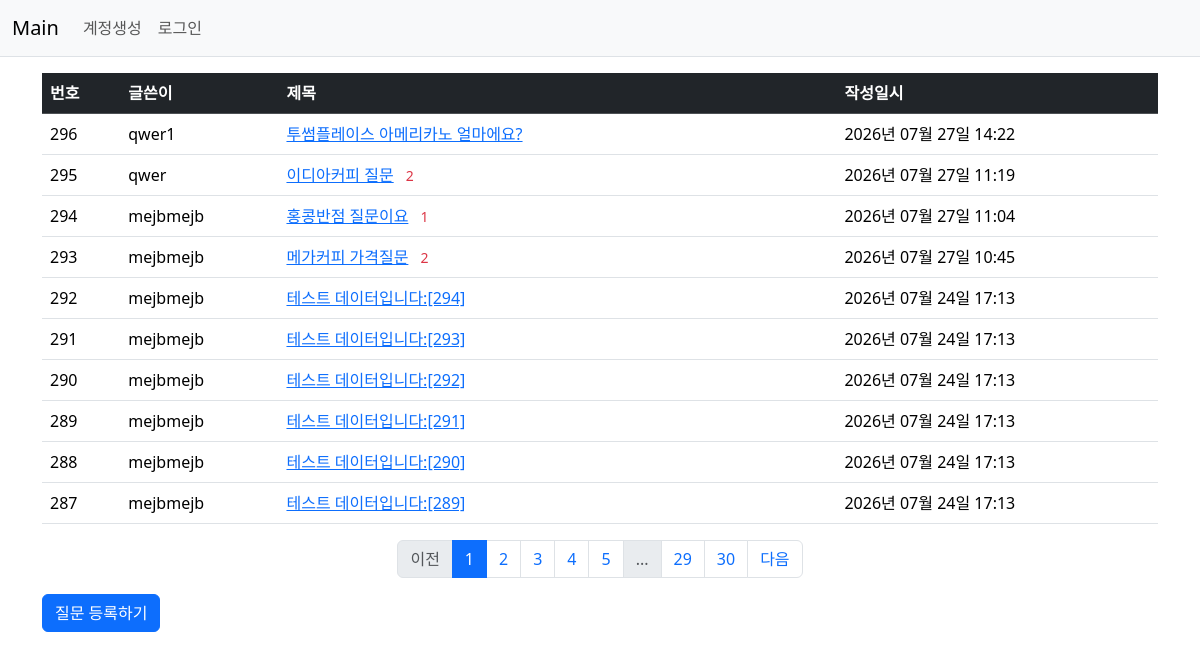
Page /question/list/ on the committed database.
### pybo/models.py (models this page shows, shortened)
class Question(db.Model):
    id = db.Column(db.Integer, primary_key=True)
    subject = db.Column(db.String(max_string), nullable=False) # 200자까지 문자열 제한이 있으며 null을 허용하지 않겠다.
    content = db.Column(db.Text(), nullable=False)
    create_date = db.Column(db.DateTime(), nullable=False) # DateTime을 받아오며 null을 허용하지 않겠다
    user_id = db.Column(db.Integer, db.ForeignKey('user.id', ondelete='CASCADE'), nullable=False)
    user = db.relationship('User', backref=db.backref('question_set'))

class User(db.Model):
    id = db.Column(db.Integer, primary_key=True)
    username = db.Column(db.String(150), unique=True, nullable=False) # unique = True 중복 막겠다
    password = db.Column(db.String(max_string), nullable=False)
    email = db.Column(db.String(120), unique=True, nullable=False)

### pybo/views/question_views.py (the view)
@bp.route('/list/')
def _list(): # URL '/question/list/'로 접근했을 때 실행될 라우트 함수를 정의
    page = request.args.get('page', type=int, default=1)
    question_list = Question.query.order_by(Question.create_date.desc()).paginate(page=page, per_page=per_page_num)
    return render_template('question/question_list.html', question_list=question_list)

### pybo/filter.py (called while the page is built)
def format_datetime(value, fmt='%Y년 %m월 %d일 %H:%M'):
    return value.strftime(fmt)

### pybo/views/auth_views.py (called while the page is built)
@bp.before_app_request
def load_logged_in_user():
    user_id = session.get('user_id')
    if user_id is None:
        g.user = None
    else:
        g.user = User.query.get(user_id)

### pybo/templates/question/question_list.html
{% extends 'base.html' %}
{% block content %}
<div class="container my-3">
    <table class="table">
        <thead>
        <tr class="table-dark">
            <th>번호</th>
            <th>글쓴이</th>
            <th style="width:50%">제목</th>
            <th>작성일시</th>
        </tr>
        </thead>
        <tbody>
        {% if question_list %}
        {% for question in question_list.items %}
        <tr>
            <td>
                {{ question_list.total - ((question_list.page - 1) * question_list.per_page) - loop.index0 }}
            </td>
            <td>
                {{question.user.username}}
            </td>
            <td>
                <a href="{{ url_for('question.detail', question_id=question.id) }}">{{ question.subject }}</a>
                {% if question.answer_set|length > 0 %}
                <span class="text-danger small ms-2">{{ question.answer_set|length }}</span>
                {% endif %}
            </td>
            <td>
                {{ question.create_date|datetime }}
            </td>
        </tr>
        {% endfor %}
        {% else %}
        <tr>
            <td colspan="3">질문이 없습니다.</td>
        </tr>
        {% endif %}
        </tbody>
    </table>
    <ul class="pagination justify-content-center">
        {% if question_list.has_prev %}
        <li class="page-item">
            <a class="page-link" href="?page={{ question_list.prev_num }}">이전</a>
        </li>
        {% else %}
        <li class="page-item disabled">
            <a class="page-link" tabindex="-1" aria-disabled="true" href="#">이전</a>
        </li>
        {% endif %}
        {% for page_num in question_list.iter_pages() %}
            {% if page_num %}
                {% if page_num != question_list.page %}
                <li class="page-item">
                    <a class="page-link" href="?page={{ page_num }}">{{ page_num }}</a>
                </li>
                {% else %}
                <li class="page-item active" aria-current="page">
                    <a class="page-link" href="#">{{ page_num }}</a>
                </li>
                {% endif %}
            {% else %}
                <li class="page-item disabled">
                    <a class="page-link" href="#">...</a>
                </li>
            {% endif %}
        {% endfor %}
        {% if question_list.has_next %}
        <li class="page-item">
            <a class="page-link" href="?page={{ question_list.next_num }}">다음</a>
        </li>
        {% else %}
        <li class="page-item disabled">
            <a class="page-link" tabindex="-1" aria-disabled="true" href="#">다음</a>
        </li>
        {% endif %}
    </ul>
    <a href="{{ url_for('question.create') }}" class="btn btn-primary">질문 등록하기</a>
</div>
{% endblock %}

### rows in the picture
Question: total "296", user.username "qwer1", subject "투썸플레이스 아메리카노 얼마에요?", create_date "2026년 07월 27일 14:22"
Question: total "295", user.username "qwer", subject "이디아커피 질문", answer_set|length "2", create_date "2026년 07월 27일 11:19"
Question: total "294", user.username "mejbmejb", subject "홍콩반점 질문이요", answer_set|length "1", create_date "2026년 07월 27일 11:04"
Question: total "293", user.username "mejbmejb", subject "메가커피 가격질문", answer_set|length "2", create_date "2026년 07월 27일 10:45"
Question: total "292", user.username "mejbmejb", subject "테스트 데이터입니다:[294]", create_date "2026년 07월 24일 17:13"
Question: total "291", user.username "mejbmejb", subject "테스트 데이터입니다:[293]", create_date "2026년 07월 24일 17:13"
Question: total "290", user.username "mejbmejb", subject "테스트 데이터입니다:[292]", create_date "2026년 07월 24일 17:13"
Question: total "289", user.username "mejbmejb", subject "테스트 데이터입니다:[291]", create_date "2026년 07월 24일 17:13"
Question: total "288", user.username "mejbmejb", subject "테스트 데이터입니다:[290]", create_date "2026년 07월 24일 17:13"
Question: total "287", user.username "mejbmejb", subject "테스트 데이터입니다:[289]", create_date "2026년 07월 24일 17:13"

### other values in the picture
{{ page_num }} "1"
{{ page_num }} "2" "3" "4" "5" "29" "30"
